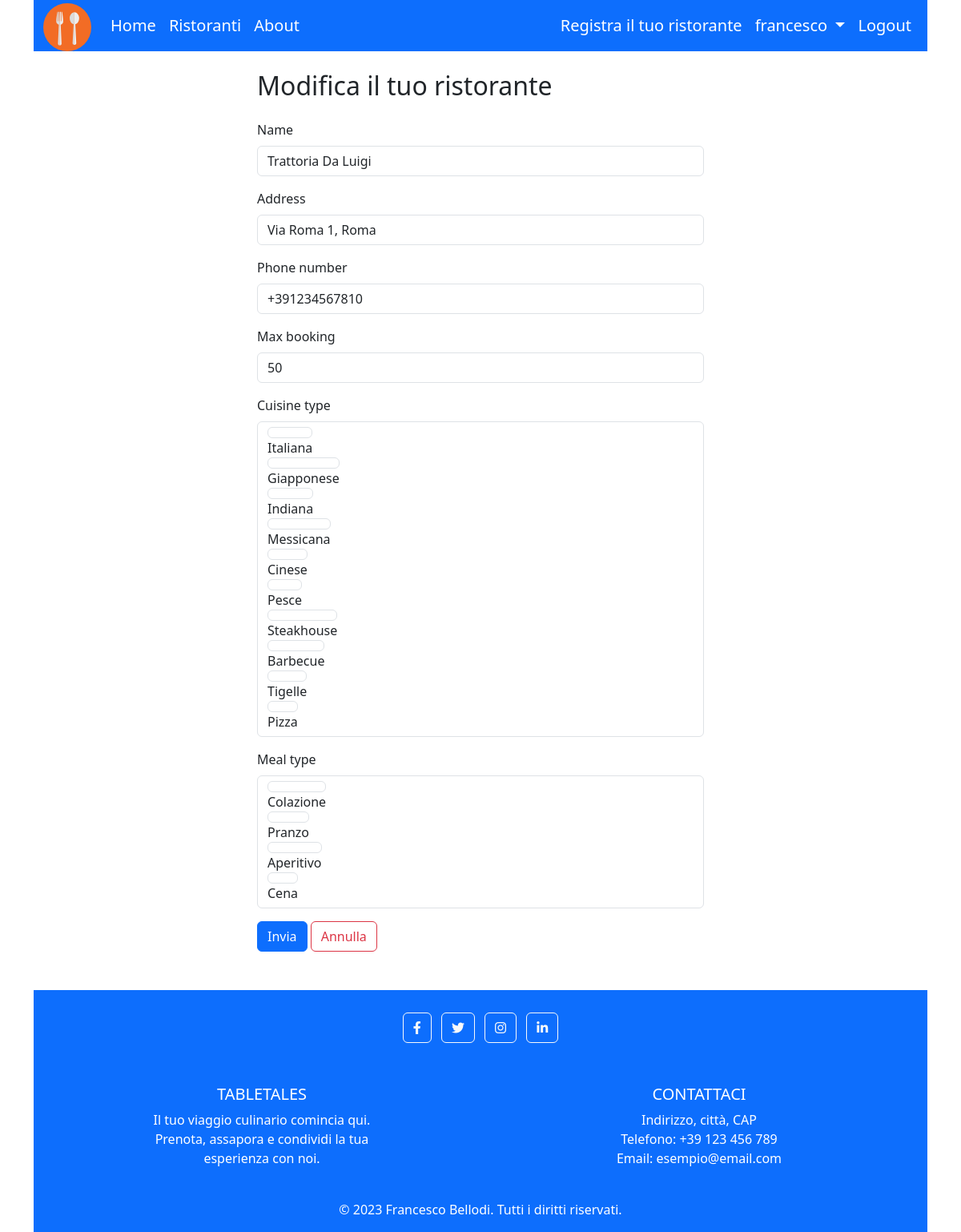
/restaurants/101/update/ (signed in), run on an earlier commit of the app's database.
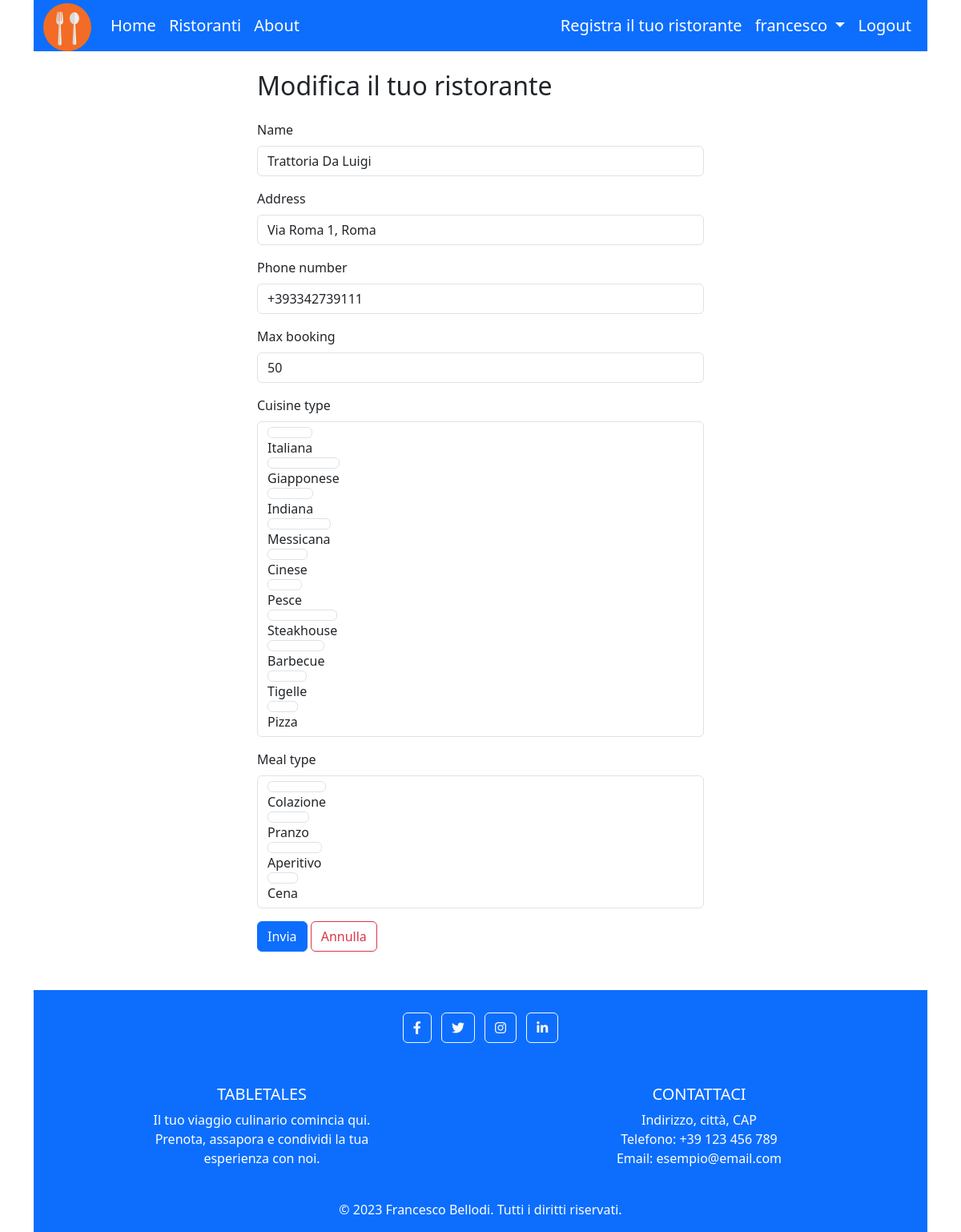
And on a later commit of the database.
### restaurantsApp/models.py (models this page shows, shortened)
class Restaurant(models.Model):
    restaurantID = models.IntegerField(primary_key=True)
    owner = models.ForeignKey(settings.AUTH_USER_MODEL, on_delete=models.CASCADE)
    name = models.CharField(max_length=100)
    address = models.CharField(max_length=200)
    phone_number = PhoneNumberField()
    cuisine_type = models.CharField(max_length=200)
    meal_type = models.CharField(max_length=200)
    max_booking = models.IntegerField(default=100)
    average_rating = models.FloatField(default=0, null=True)

### restaurantsApp/views.py (the view)
# urls.py: path("<int:pk>/update/", RestaurantUpdateView.as_view(), name='restaurant_update'),
class RestaurantUpdateView(OwnerAccessMixin, UpdateView):
    form_class = RestaurantCreateForm
    success_url = reverse_lazy('user_restaurants')
    template_name = 'form-submit.html'
    def get_context_data(self, **kwargs):
        context = super().get_context_data(**kwargs)
        context['title_page'] = "Modifica il tuo ristorante"
        return context
    def get_queryset(self):
        pk = self.kwargs.get('pk')
        return Restaurant.objects.filter(restaurantID=pk)
    def get_initial(self):
        from .forms import CUISINE_CHOICES, MEAL_CHOICES
        initial = super().get_initial()
        update_obj: Restaurant = self.get_object()
        initial['cuisine_type'] = [c[0] for c in CUISINE_CHOICES if c[0] in update_obj.cuisine_type]
        initial['meal_type'] = [m[0] for m in MEAL_CHOICES if m[0] in update_obj.meal_type]
        return initial

### restaurantsApp/forms.py
class RestaurantCreateForm(forms.ModelForm):
    class Meta:
        model = Restaurant
        fields = ['owner', 'name', 'address', 'phone_number', 'max_booking', 'cuisine_type', 'meal_type']
    cuisine_type = forms.MultipleChoiceField(
        choices=CUISINE_CHOICES,
        widget=forms.CheckboxSelectMultiple
    )
    meal_type = forms.MultipleChoiceField(
        choices=MEAL_CHOICES,
        widget=forms.CheckboxSelectMultiple
    )
    owner = forms.ModelChoiceField(queryset=User.objects.all(), widget=forms.HiddenInput())

### mixins/user_mixins.py (called while the page is built)
    def test_func(self):
        restaurant = get_object_or_404(Restaurant, pk=self.kwargs['pk'])
        return restaurant.owner == self.request.user

### templates/form-submit.html (shortened to what this page needs)
{% extends "base.html" %}
{% load django_bootstrap5 %}
{% block content %}
<div class="col-6 mx-auto">
<h2 class="my-4">{{ title_page }}</h2>
<form method="post" enctype="multipart/form-data">
  {% bootstrap_form form %}
  <button type="submit" class="btn btn-primary">Invia</button>
  <button type="reset" class="btn btn-outline-danger">Annulla</button>
</form>
</div>
{% endblock %}

What changed in the data, as far as the page shows it:
changed Restaurant "Trattoria Da Luigi": phone_number "+391234567810" → "+393342739111"; cuisine_type "☑ ☐ ☐ ☐ ☐ ☐ ☐ ☐ ☐ ☐" → "☑ ☐ ☐ ☐ ☐ ☐ ☑ ☑ ☑ ☑"
